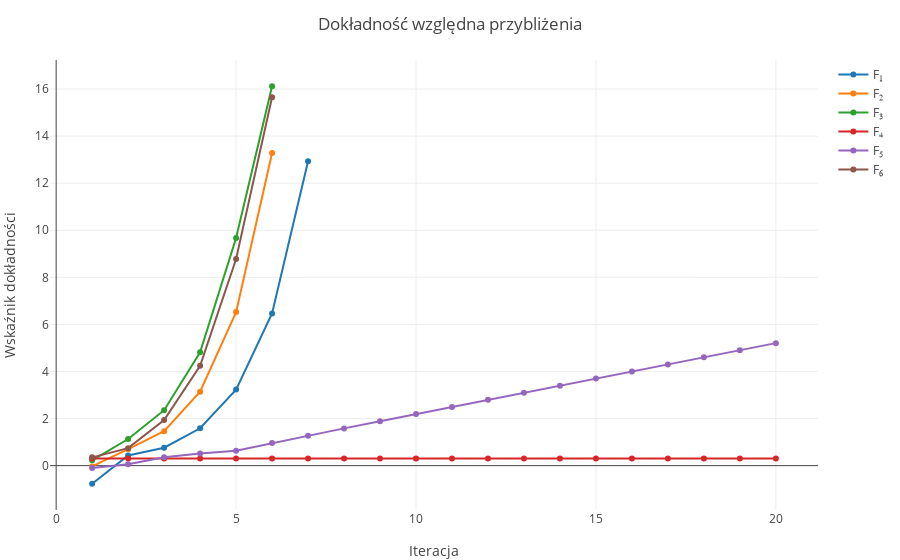

This figure's notebook cell:
### Code cell
layout = Layout(;title="Dokładność względna przybliżenia", yaxis_title="Wskaźnik dokładności", xaxis_title="Iteracja")
plot([xtrace1, xtrace2, xtrace3, xtrace4, xtrace5, xtrace6], layout)

### Figure 1 — Plotly figure (JSON) as saved in the notebook; plotly's stock layout.template omitted (floating-point values rounded to 4 significant figures)
{"data": [{"y": [-0.7697, 0.4347, 0.763, 1.586, 3.23, 6.467, 12.94], "name": "F₁", "type": "scatter", "x": [1, 2, 3, 4, 5, 6, 7], "mode": "lines+markers"}, {"y": [-0.03199, 0.6986, 1.465, 3.142, 6.522, 13.28], "name": "F₂", "type": "scatter", "x": [1, 2, 3, 4, 5, 6], "mode": "lines+markers"}, {"y": [0.2272, 1.132, 2.357, 4.814, 9.667, 16.12], "name": "F₃", "type": "scatter", "x": [1, 2, 3, 4, 5, 6], "mode": "lines+markers"}, {"y": [0.301, 0.301, 0.301, 0.301, 0.301, 0.301, 0.301, 0.301, 0.301, 0.301, 0.301, 0.301, 0.301, 0.301, 0.301, 0.301, 0.301, 0.301, 0.301, 0.301], "name": "F₄", "type": "scatter", "x": [1, 2, 3, 4, 5, 6, 7, 8, 9, 10, 11, 12, 13, 14, 15, 16, 17, 18, 19, 20], "mode": "lines+markers"}, {"y": [-0.1021, 0.0545, 0.3527, 0.511, 0.6334, 0.9609, 1.273, 1.583, 1.888, 2.192, 2.494, 2.795, 3.097, 3.398, 3.699, 4.0, 4.301, 4.602, 4.903, 5.204], "name": "F₅", "type": "scatter", "x": [1, 2, 3, 4, 5, 6, 7, 8, 9, 10, 11, 12, 13, 14, 15, 16, 17, 18, 19, 20], "mode": "lines+markers"}, {"y": [0.3516, 0.7425, 1.937, 4.244, 8.778, 15.65], "name": "F₆", "type": "scatter", "x": [1, 2, 3, 4, 5, 6], "mode": "lines+markers"}], "layout": {"yaxis": {"title": "Wskaźnik dokładności"}, "xaxis": {"title": "Iteracja"}, "title": "Dokładność względna przybliżenia", "margin": {"r": 50, "l": 50, "b": 50, "t": 60}}}
